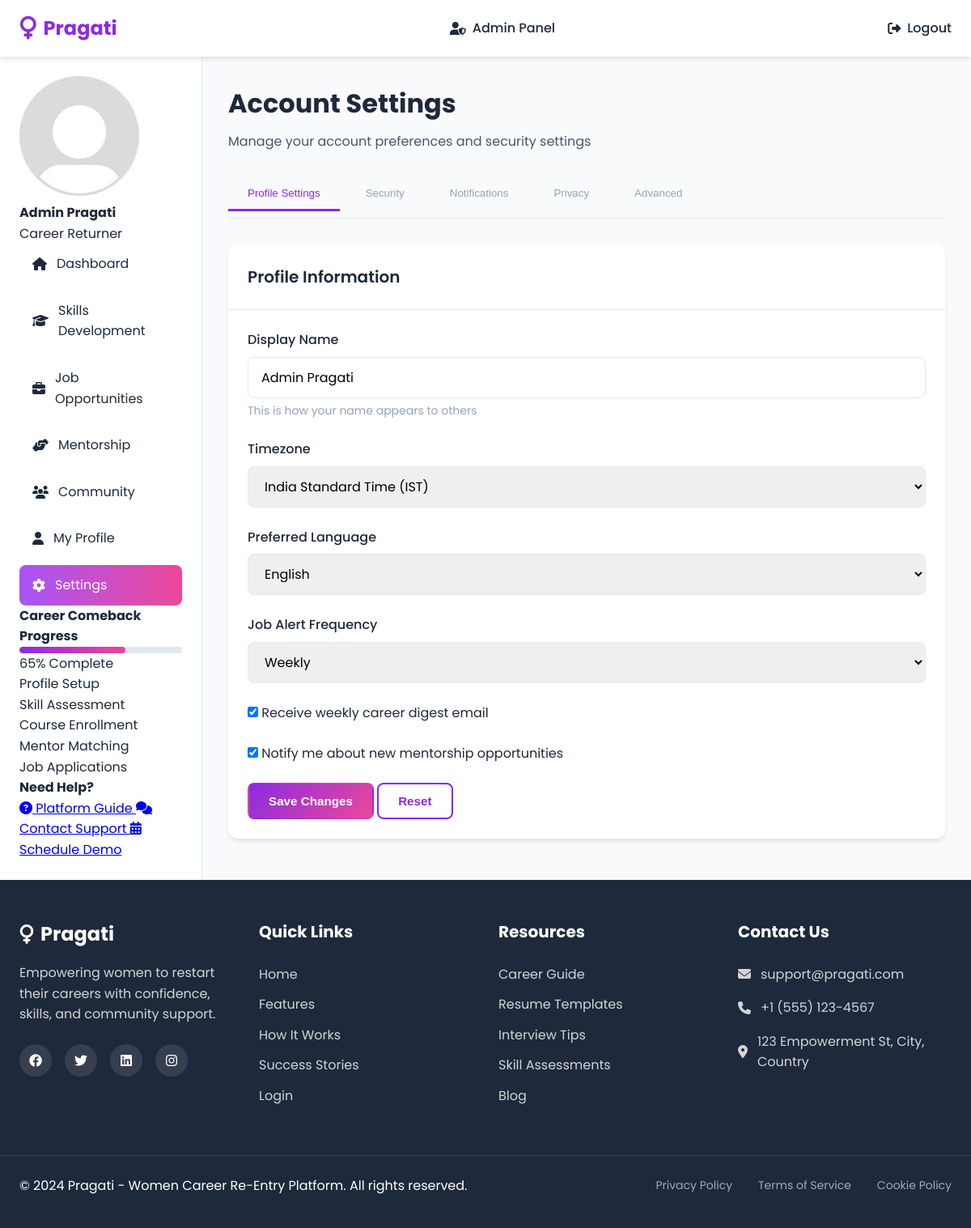
The app's page /dashboard/settings (signed in), older data.
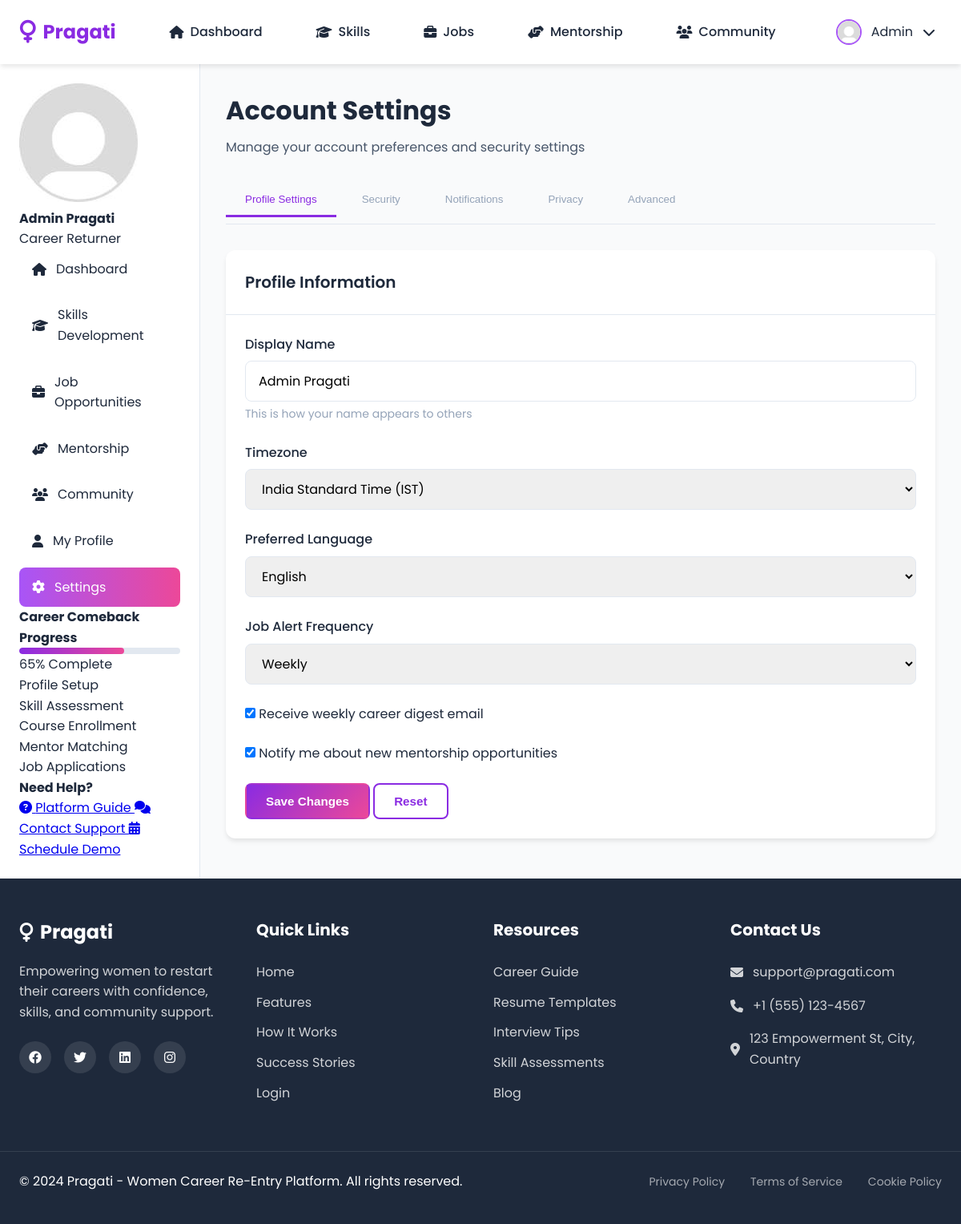
The same page, newer data.
### models.py (models this page shows, shortened)
class User(UserMixin, db.Model):
    __tablename__ = 'users'
    id = db.Column(db.Integer, primary_key=True)
    email = db.Column(db.String(120), unique=True, nullable=False)
    password_hash = db.Column(db.String(256), nullable=False)
    first_name = db.Column(db.String(50), nullable=False)
    last_name = db.Column(db.String(50), nullable=False)
    phone = db.Column(db.String(20))
    location = db.Column(db.String(100))
    role = db.Column(db.String(20), default='user')
    career_break_years = db.Column(db.Integer)
    previous_role = db.Column(db.String(100))
    desired_role = db.Column(db.String(100))
    skills = db.Column(db.Text)
    bio = db.Column(db.Text)
    profile_picture = db.Column(db.String(200))
    is_active = db.Column(db.Boolean, default=True)
    created_at = db.Column(db.DateTime, default=datetime.utcnow)
    last_login = db.Column(db.DateTime)
    company = db.Column(db.String(100))
    job_title = db.Column(db.String(100))
    experience_years = db.Column(db.Integer)
    is_verified_mentor = db.Column(db.Boolean, default=False)
    assessments = db.relationship('Assessment', backref='user', lazy=True)
    mentor_connections = db.relationship('MentorConnection',
                                         foreign_keys='MentorConnection.mentee_id',
                                         backref='mentee', lazy=True)
    job_applications = db.relationship('JobApplication', backref='applicant', lazy=True)
    courses = db.relationship('UserCourse', backref='user', lazy=True)

### routes/dashboard.py (the view)
@dashboard_bp.route('/settings')
@login_required
def settings():
    return render_template('dashboard/settings.html')

### app.py (called while the page is built)
@login_manager.user_loader
def load_user(user_id):
    return User.query.get(int(user_id))

### templates/dashboard/settings.html (shortened to what this page needs)
{% extends "dashboard/base.html" %}
{% block dashboard_content %}
<div class="settings-header">
    <h1>Account Settings</h1>
    <p>Manage your account preferences and security settings</p>
</div>
<div class="settings-container">
    <div class="settings-tabs">
        <button class="tab-btn active" data-tab="profile">Profile Settings</button>
        <button class="tab-btn" data-tab="security">Security</button>
        <button class="tab-btn" data-tab="notifications">Notifications</button>
        <button class="tab-btn" data-tab="privacy">Privacy</button>
        <button class="tab-btn" data-tab="advanced">Advanced</button>
    </div>
    <div class="tab-content active" id="profile">
        <div class="card">
            <div class="card-header">
                <h2 class="card-title">Profile Information</h2>
            </div>
            <div class="card-body">
                <form id="profileSettingsForm">
                    <div class="form-row">
                        <div class="form-group">
                            <label for="displayName" class="form-label">Display Name</label>
                            <input type="text" id="displayName" class="form-control"
                                   value="{{ current_user.first_name }} {{ current_user.last_name }}">
                            <small class="form-text">This is how your name appears to others</small>
                        </div>
                        <div class="form-group">
                            <label for="timezone" class="form-label">Timezone</label>
                            <select id="timezone" class="form-control">
                                <option value="IST" selected>India Standard Time (IST)</option>
                            </select>
                        </div>
                    </div>
                    <div class="form-group">
                        <label for="language" class="form-label">Preferred Language</label>
                        <select id="language" class="form-control">
                            <option value="en" selected>English</option>
                        </select>
                    </div>
                    <div class="form-group">
                        <label for="jobAlerts" class="form-label">Job Alert Frequency</label>
                        <select id="jobAlerts" class="form-control">
                            <option value="weekly" selected>Weekly</option>
                        </select>
                    </div>
                    <div class="form-group">
                        <label class="checkbox-container">
                            <input type="checkbox" id="emailDigest" checked>
                            Receive weekly career digest email
                        </label>
                    </div>
                    <div class="form-group">
                        <label class="checkbox-container">
                            <input type="checkbox" id="mentorUpdates" checked>
                            Notify me about new mentorship opportunities
                        </label>
                    </div>
                    <div class="form-actions">
                        <button type="submit" class="btn btn-primary">Save Changes</button>
                        <button type="reset" class="btn btn-outline">Reset</button>
                    </div>
                </form>
            </div>
        </div>
    </div>
</div>
{% endblock %}

### templates/dashboard/base.html (shortened to what this page needs)
{% extends "layout.html" %}
{% block content %}
<div class="dashboard">
    <aside class="sidebar">
        <div class="sidebar-profile">
            <img src="{{ current_user.profile_picture or url_for('static', filename='images/avatar-placeholder.png') }}"
                 alt="Profile" class="sidebar-avatar">
            <div class="sidebar-user-info">
                <h4>{{ current_user.first_name }} {{ current_user.last_name }}</h4>
                <p>{{ current_user.desired_role or 'Career Returner' }}</p>
            </div>
        </div>
        <nav class="sidebar-nav">
            <a href="{{ url_for('dashboard.home') }}" class="sidebar-link {% if request.endpoint == 'dashboard.home' %}active{% endif %}">
                <i class="fas fa-home"></i> Dashboard
            </a>
            <a href="{{ url_for('dashboard.skills') }}" class="sidebar-link {% if request.endpoint == 'dashboard.skills' %}active{% endif %}">
                <i class="fas fa-graduation-cap"></i> Skills Development
            </a>
            <a href="{{ url_for('jobs.job_listings') }}" class="sidebar-link {% if 'jobs' in request.endpoint %}active{% endif %}">
                <i class="fas fa-briefcase"></i> Job Opportunities
            </a>
            <a href="{{ url_for('mentorship.mentor_list') }}" class="sidebar-link {% if 'mentorship' in request.endpoint %}active{% endif %}">
                <i class="fas fa-hands-helping"></i> Mentorship
            </a>
            <a href="{{ url_for('dashboard.community') }}" class="sidebar-link {% if request.endpoint == 'dashboard.community' %}active{% endif %}">
                <i class="fas fa-users"></i> Community
            </a>
            <a href="{{ url_for('dashboard.profile') }}" class="sidebar-link {% if request.endpoint == 'dashboard.profile' %}active{% endif %}">
                <i class="fas fa-user"></i> My Profile
            </a>
            <a href="{{ url_for('dashboard.settings') }}" class="sidebar-link {% if request.endpoint == 'dashboard.settings' %}active{% endif %}">
                <i class="fas fa-cog"></i> Settings
            </a>
        </nav>
        <div class="sidebar-progress">
            <h4>Career Comeback Progress</h4>
            <div class="progress">
                <div class="progress-bar" style="width: 65%"></div>
            </div>
            <p class="progress-text">65% Complete</p>
            <div class="progress-milestones">
                <div class="milestone">
                    <span class="milestone-label">Profile Setup</span>
                </div>
                <div class="milestone">
                    <span class="milestone-label">Skill Assessment</span>
                </div>
                <div class="milestone">
                    <span class="milestone-label">Course Enrollment</span>
                </div>
                <div class="milestone">
                    <span class="milestone-label">Mentor Matching</span>
                </div>
                <div class="milestone">
                    <span class="milestone-label">Job Applications</span>
                </div>
            </div>
        </div>
        <div class="sidebar-help">
            <h4>Need Help?</h4>
            <a href="#" class="help-link">
                <i class="fas fa-question-circle"></i> Platform Guide
            </a>
            <a href="#" class="help-link">
                <i class="fas fa-comments"></i> Contact Support
            </a>
            <a href="#" class="help-link">
                <i class="fas fa-calendar-alt"></i> Schedule Demo
            </a>
        </div>
    </aside>
    <main class="dashboard-content">
        {% block dashboard_content %}{% endblock %}
    </main>
</div>
{% endblock %}

### templates/layout.html (shortened to what this page needs)
<!DOCTYPE html>
<html lang="en">
<head>
    <link rel="stylesheet" href="https://cdnjs.cloudflare.com/ajax/libs/font-awesome/6.4.0/css/all.min.css">
    <link rel="stylesheet" href="{{ url_for('static', filename='css/main.css') }}">
</head>
<body>
    {% if not hide_nav %}
    <nav class="navbar">
        <div class="nav-container">
            <a href="{{ url_for('index') }}" class="nav-logo">
                <i class="fas fa-venus"></i>
                <span>Pragati</span>
            </a>
                {% if current_user.is_authenticated and current_user.role != 'admin' %}
    <a href="{{ url_for('dashboard.home') }}" class="nav-link">
        <i class="fas fa-home"></i> Dashboard
    </a>
    <a href="{{ url_for('dashboard.skills') }}" class="nav-link">
        <i class="fas fa-graduation-cap"></i> Skills
    </a>
    <a href="{{ url_for('jobs.job_listings') }}" class="nav-link">
        <i class="fas fa-briefcase"></i> Jobs
    </a>
    <a href="{{ url_for('mentorship.mentor_list') }}" class="nav-link">
        <i class="fas fa-hands-helping"></i> Mentorship
    </a>
    <a href="{{ url_for('dashboard.community') }}" class="nav-link">
        <i class="fas fa-users"></i> Community
    </a>
    <div class="nav-user">
        <img src="{{ current_user.profile_picture or url_for('static', filename='images/avatar-placeholder.png') }}"
            alt="Profile" class="user-avatar">
        <span>{{ current_user.first_name }}</span>
        <i class="fas fa-chevron-down"></i>
    </div>
{% elif current_user.is_authenticated and current_user.role == 'admin' %}
    <a href="{{ url_for('admin.dashboard') }}" class="nav-link">
        <i class="fas fa-user-shield"></i> Admin Panel
    </a>
    <a href="{{ url_for('auth.logout') }}" class="nav-link">
        <i class="fas fa-sign-out-alt"></i> Logout
    </a>
{% endif %}
            </div>
    </nav>
    {% endif %}
    <main>
        {% block content %}{% endblock %}
    </main>
    {% if not hide_footer %}
    <footer class="footer">
        <div class="footer-container">
            <div class="footer-section">
                <div class="footer-logo">
                    <i class="fas fa-venus"></i>
                    <span>Pragati</span>
                </div>
                <p class="footer-description">
                    Empowering women to restart their careers with confidence, skills, and community support.
                </p>
                <div class="social-links">
                    <a href="#" class="social-link"><i class="fab fa-facebook"></i></a>
                    <a href="#" class="social-link"><i class="fab fa-twitter"></i></a>
                    <a href="#" class="social-link"><i class="fab fa-linkedin"></i></a>
                    <a href="#" class="social-link"><i class="fab fa-instagram"></i></a>
                </div>
            </div>
            <div class="footer-section">
                <h3>Quick Links</h3>
                <ul class="footer-links">
                    <li><a href="{{ url_for('index') }}">Home</a></li>
                    <li><a href="#features">Features</a></li>
                    <li><a href="#how-it-works">How It Works</a></li>
                    <li><a href="#success-stories">Success Stories</a></li>
                    <li><a href="{{ url_for('auth.login') }}">Login</a></li>
                </ul>
            </div>
            <div class="footer-section">
                <h3>Resources</h3>
                <ul class="footer-links">
                    <li><a href="#">Career Guide</a></li>
                    <li><a href="#">Resume Templates</a></li>
                    <li><a href="#">Interview Tips</a></li>
                    <li><a href="#">Skill Assessments</a></li>
                    <li><a href="#">Blog</a></li>
                </ul>
            </div>
            <div class="footer-section">
                <h3>Contact Us</h3>
                <ul class="footer-contact">
                    <li><i class="fas fa-envelope"></i> support@pragati.com</li>
                    <li><i class="fas fa-phone"></i> +1 (555) 123-4567</li>
                    <li><i class="fas fa-map-marker-alt"></i> 123 Empowerment St, City, Country</li>
                </ul>
            </div>
        </div>
        <div class="footer-bottom">
            <p>&copy; 2024 Pragati - Women Career Re-Entry Platform. All rights reserved.</p>
            <div class="footer-legal">
                <a href="#">Privacy Policy</a>
                <a href="#">Terms of Service</a>
                <a href="#">Cookie Policy</a>
            </div>
        </div>
    </footer>
    {% endif %}
</body>
</html>

### templates/dashboard/settings.html (style rules this page uses)
.settings-header { margin-bottom: 2rem; }
.settings-header h1 { font-size: 2rem; color: var(--dark-color); margin-bottom: 0.5rem; }
.settings-header p { color: var(--gray-dark); }
.settings-tabs { display: flex; gap: 0.5rem; margin-bottom: 2rem; border-bottom: 1px solid var(--gray-light); padding-bottom: 0.5rem; flex-wrap: wrap; }
.tab-btn { padding: 0.75rem 1.5rem; background: none; border: none; border-bottom: 3px solid transparent; color: var(--gray); font-weight: 500; cursor: pointer; transition: all 0.3s; border-radius: var(--radius) var(--radius) 0 0; }
.tab-btn.active { color: var(--primary-color); border-bottom-color: var(--primary-color); }
.tab-content { display: none; }
.tab-content.active { display: block; animation: fadeIn 0.3s ease; }

Row changes from the older to the newer data that the page shows:
changed User "Admin": role "admin" → "mentee" (drawn); first_name (not shown) → "Admin"
Text that changed along with them:
text no longer shown: "Admin Panel Logout"
text now shown: "Dashboard Skills Jobs Mentorship Community"
